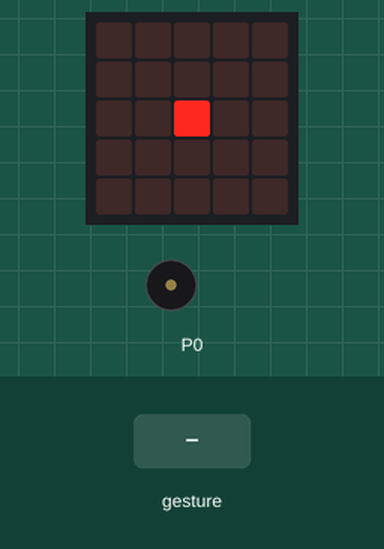
Simulated run of this program. Board: BBC micro:bit (MakeCode). On the bench: the board's 5×5 LED display, buzzer (waves = sounding). The inputs (shaded band) are chosen by the test bench. Random numbers come from a fixed seed; a tilt is held for 1.5 s and a shake lasts 1 s, then the board lies face up again.

Above: at 1.6 s.
1.7 s: gesture 'logo up'
At 2.8 s:
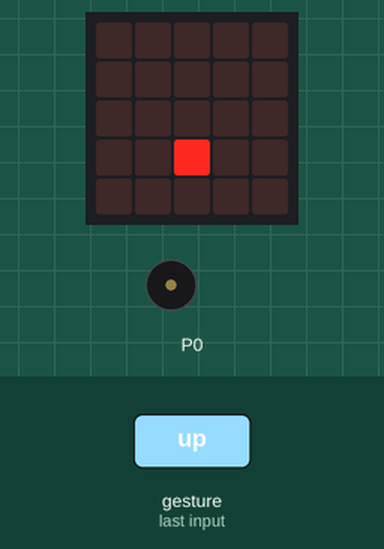
3.3 s: gesture 'tilt right'
At 4.0 s:
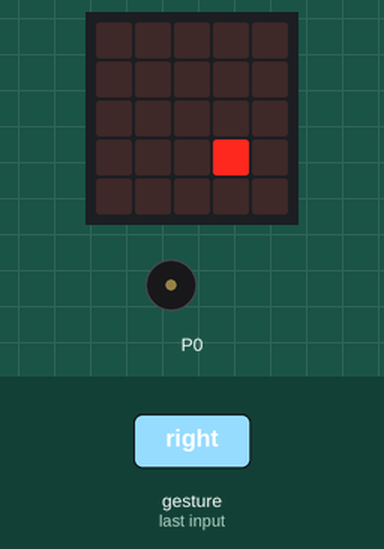
6.3 s: gesture 'tilt left'
At 7.6 s:
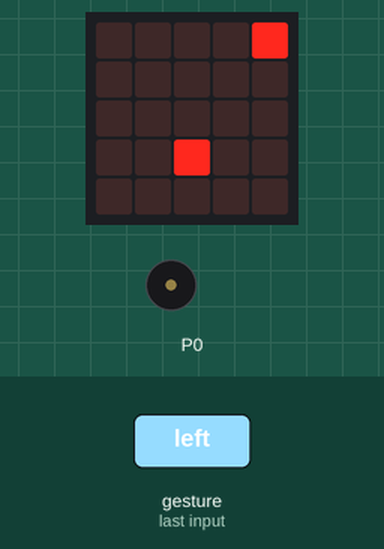
7.9 s: gesture 'shake'
At 9.0 s:
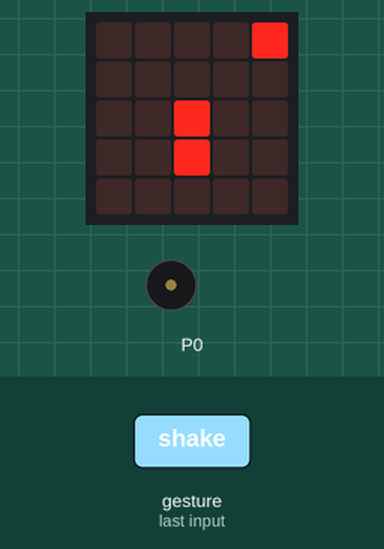
10.9 s: gesture 'logo down'
At 11.3 s:
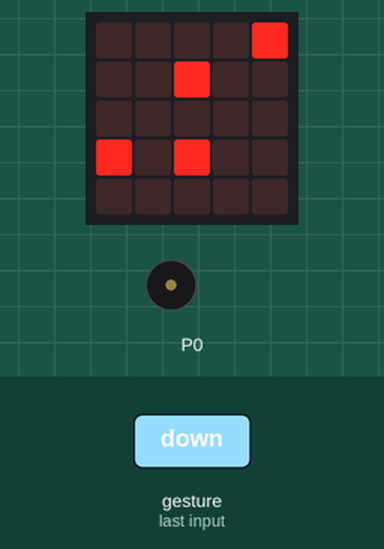
12.5 s: gesture 'tilt right'
At 13.7 s:
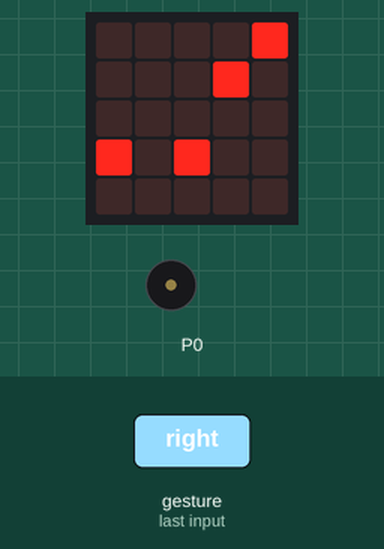
Timing chart, 0 to 18.7 s (numbered marks = the images above; inputs shaded):
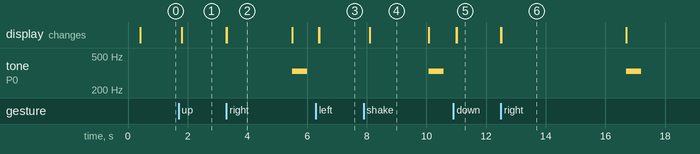

Measured:
- after the input at 1.7 s, the display: first changes after 0.10 s (image 1 shows a later state)
- after the input at 6.3 s, the display: first changes after 0.10 s (image 3 shows a later state)
- after the input at 10.9 s, the display: first changes after 0.10 s (image 5 shows a later state)
- what the display in image 2 shows lasts 2.2 s, from 3.3 s to 5.5 s
- what the display in image 4 shows lasts 2.0 s, from 8.1 s to 10.1 s

The program:

main.ts
```typescript
input.onGesture(Gesture.LogoUp, function () {
    if (Y < 4) {
        led.unplot(X, Y)
        Y += 1
    }
})
input.onGesture(Gesture.TiltRight, function () {
    if (X < 4) {
        led.unplot(X, Y)
        X += 1
    }
})
input.onGesture(Gesture.TiltLeft, function () {
    if (X > 0) {
        led.unplot(X, Y)
        X += -1
    }
})
input.onGesture(Gesture.Shake, function () {
    Y = 2
    X = 2
})
input.onGesture(Gesture.LogoDown, function () {
    if (Y > 0) {
        led.unplot(X, Y)
        Y += -1
    }
})
let X = 0
let Y = 0
basic.showLeds(`
    . . . . .
    . . . . .
    . . . . .
    . . . . .
    . . . . .
    `)
let verifie_heure = input.runningTime()
Y = 2
X = 2
let kill_pixel_every = randint(4000, 12000)
basic.forever(function () {
    if (verifie_heure + kill_pixel_every < input.runningTime()) {
        led.toggle(randint(0, 4), randint(0, 4))
        music.playTone(330, music.beat(BeatFraction.Whole))
        verifie_heure = input.runningTime()
        kill_pixel_every = randint(3000, 7000)
    }
})
basic.forever(function () {
    led.plot(X, Y)
})
```

test.ts
```typescript
// les tests vont ici ; cela ne sera pas compilé si ce paquet est utilisé en tant qu'extension.
```
